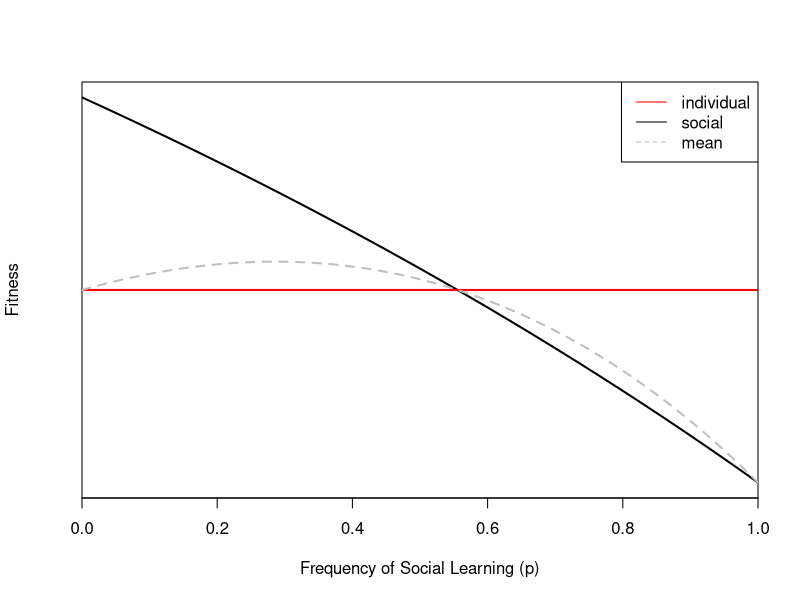
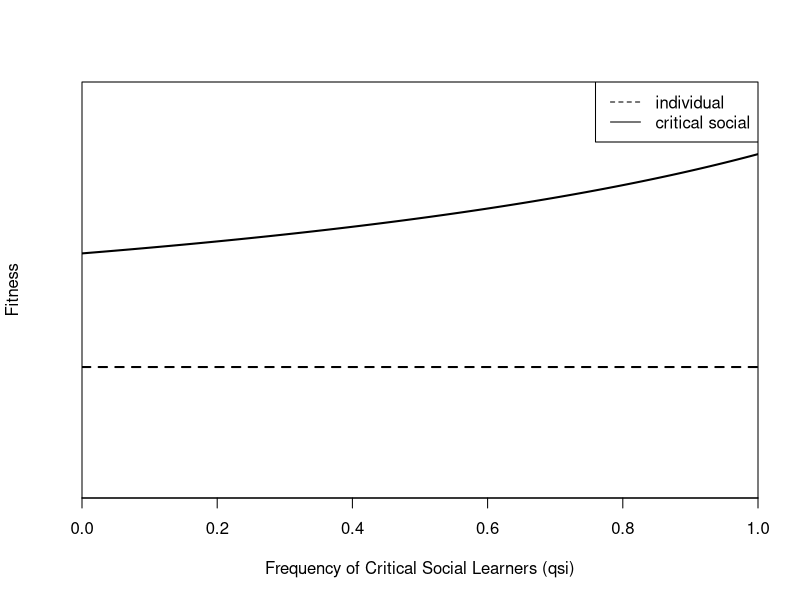
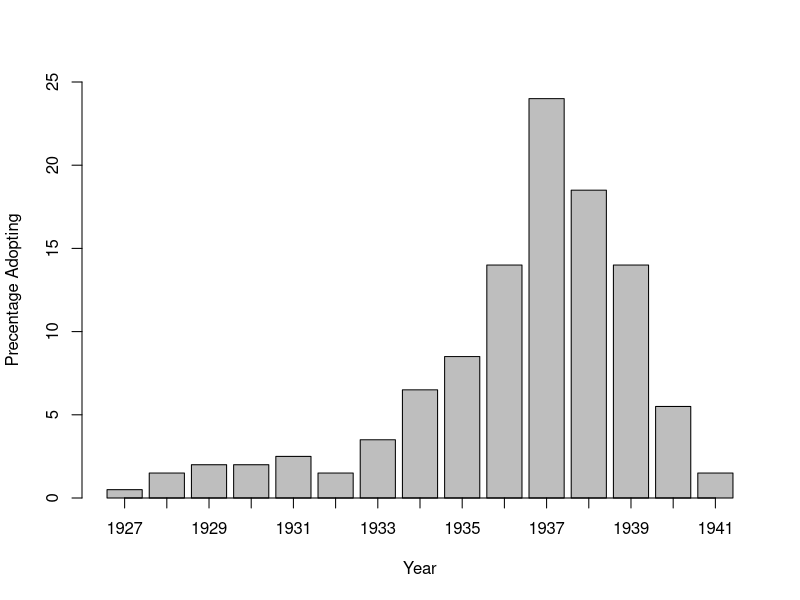
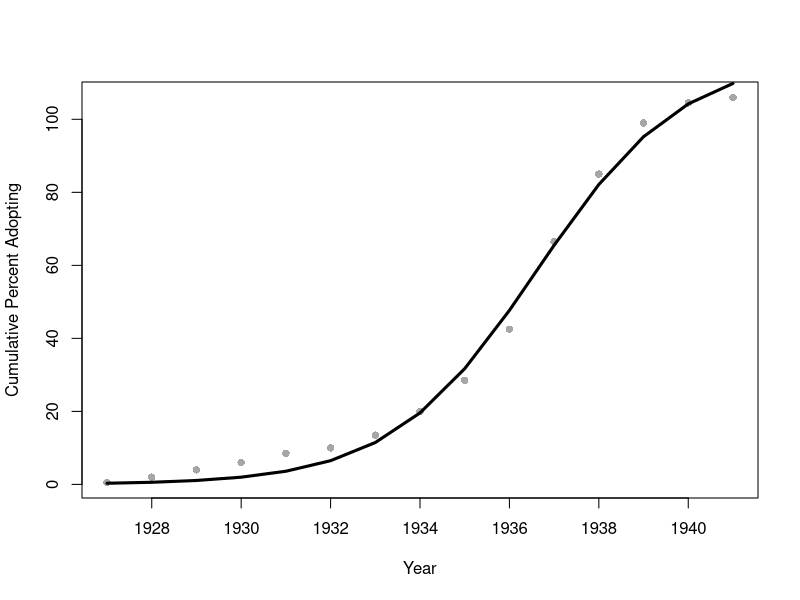
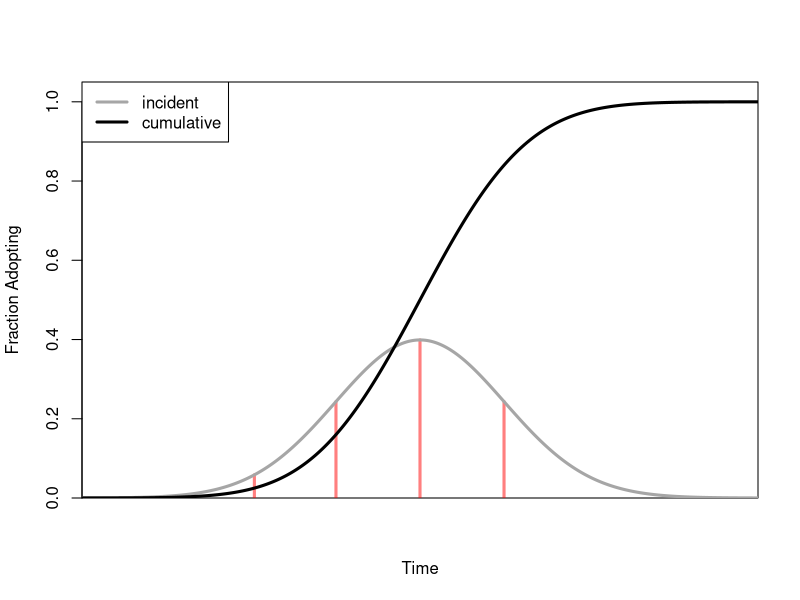

Write R code to recreate these figures, in order.
## ---- chunk 1
#| fig-asp: 1

## Figure 1 from Rogers (1988)
wi <- function(b=1,c=0.9) 1 + b*(1-c)
ws <- function(b=1,s=0,p,u=0.8) 1 + (b*(1-s)*(1-p)*(1-u))/(1 - p*(1-u))

p <- seq(0,1,,100)

cult <- ws(p=p)
acult <- rep(wi(),100)
m <- cult*p + acult*(1-p)

plot(p,cult, type="l", lwd=2, axes=FALSE, frame=TRUE,
     xaxs="i",
     xlab="Frequency of Social Learning (p)", ylab="Fitness")
lines(p,acult, col="red",lwd=2)
lines(p,m, col=grey(0.75), lty=2,lwd=2)
axis(1)
legend("topright", c("individual","social","mean"), 
       col=c("red","black",grey(0.75)), lty=c(1,1,2))
## ---- chunk 2
#| fig-asp: 1
## Enquvist et al. (2007)

eeq2 <- function(piok=0.5,ci=0.2) piok - ci

eeq7 <- function(qsi,psokok=0.9,cs=0.02,piok=0.5,ci=0.2){
  qok <- piok/(1-psokok*(1-piok)*qsi)
  wsi <- qok*psokok - cs + (1-qok*psokok)*(piok-ci)
  return(wsi)
}

plot(p,eeq7(qsi=p), type="l", lwd=2, axes=FALSE, frame=TRUE,
     xaxs="i",
     ylim=c(0,1),
     xlab="Frequency of Critical Social Learners (qsi)", ylab="Fitness")
abline(h=eeq2(),lty=2,lwd=2)
axis(1)
legend("topright", c("individual","critical social"), lty=c(2,1))
## ---- chunk 3
#| fig-asp: 1
## Ryan & Gross (1943) Adoption of hybrid corn
## measured from their figure 2 using a lucite ruler!
corn <- c(0.5, 1.5, 2, 2, 2.5, 1.5, 3.5, 6.5, 8.5, 14, 24, 18.5, 14, 5.5, 1.5)
yrs <- 1927:1941
barplot(corn,names.arg=yrs, axis.lty = 1, 
        xlab="Year", ylab="Precentage Adopting", ylim=c(0,25))

# fit logistic curve
log.ss <- nls(cumsum(corn) ~ SSlogis(yrs, phi1, phi2, phi3))
#C
C <- summary(log.ss)$coef[1]
#a
A <- exp((summary(log.ss)$coef[2]) * (1/summary(log.ss)$coef[3]))
#k
K <- (1 / summary(log.ss)$coef[3])

plot(yrs, cumsum(corn), pch=16, col=grey(0.65), 
     xlab="Year", ylab="Cumulative Percent Adopting")
lines(1927:1941, predict(log.ss, data.frame(yrs=1927:1941)), col="black", lwd=3)
## ---- chunk 4
#| fig-asp: 1
## stylized adoption curve
x <- seq(-4,4,,500)
q <- c(0.025, 0.16, 0.5, 0.84)
qq <- qnorm(q)
dd <- dnorm(qq)
zz <- rep(0,4)

#pdf(file="adoption.pdf")
plot(x, dnorm(x), type="n", axes=FALSE, frame=TRUE,
     xaxs="i", yaxs="i",
     xlab="Time", ylab="Fraction Adopting", ylim=c(0,1.05))
axis(2)
segments(qq,zz,qq,dd, lwd=3, col=rgb(1,0,0,0.5))
lines(x, dnorm(x), lwd=3, col=grey(0.65))
lines(x,pnorm(x), lwd=3)
legend("topleft",c("incident","cumulative"),lwd=3, col=c(grey(0.65),"black"))
## ---- chunk 5
## from Salamon (1985), table 2
farm_household <- c("Tenant", "Part Owner", "Full Owner", "Landlord")
households <- c(6,32,17,19,5,26,8,31)
mean_age <- c(38.5, 48.5, 50.4, 63.7, 24.4, 45.0, 59.8, 70.7)
farm_size <- c(253, 331, 182, 151, 280, 591, 428, 148)
type <- c(rep("Yeoman",4), rep("Yankee",4))
farmers <- data.frame(household_type=rep(farm_household,2), type, households, mean_age, farm_size)
farmers
